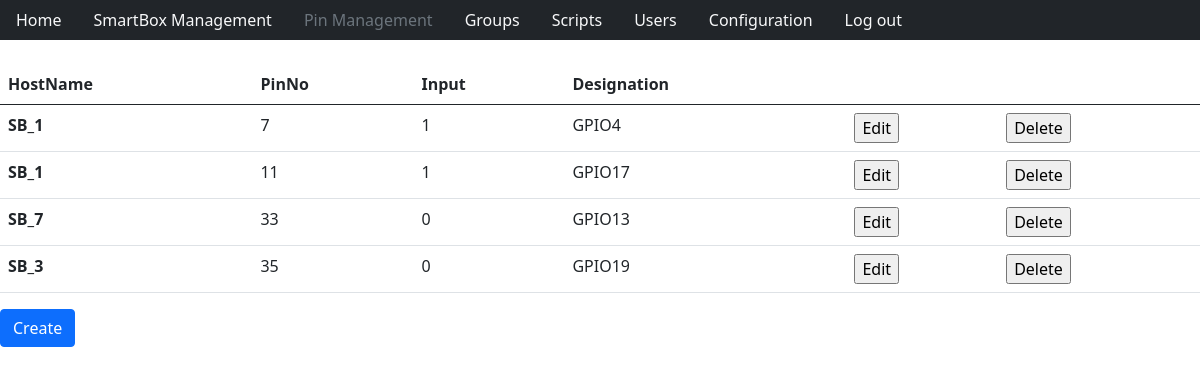
The page /pinManagement.php (signed in) on the database as committed earlier.
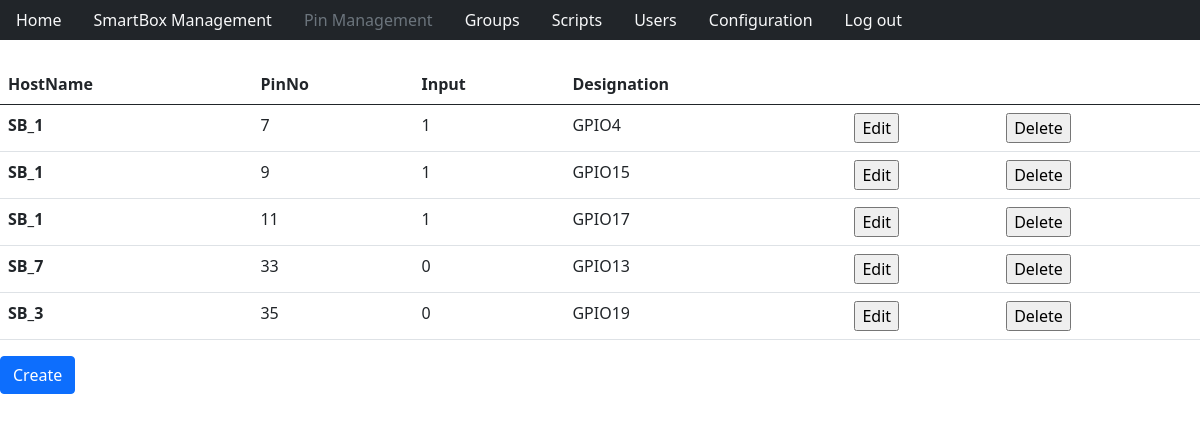
The same page on the database as committed later.
### tables this page shows
CREATE TABLE `pins` (
  `PinNo` int NOT NULL AUTO_INCREMENT,
  `HostName` varchar(16) DEFAULT NULL,
  `Input` int DEFAULT NULL,
  `Designation` varchar(50) DEFAULT NULL,
  PRIMARY KEY (`PinNo`),
  KEY `HostName` (`HostName`),
  CONSTRAINT `pin_ibfk_1` FOREIGN KEY (`HostName`) REFERENCES `smartboxes` (`HostName`) ON UPDATE CASCADE ON DELETE CASCADE
);

### pinManagement.php (the view, shortened to what this page needs)
<?php
    include_once "htmlHead.php";
    include_once "databaseConnect.php";
    include_once "navigationBar.php";
?>
    <body>
        <?php
            $result = $connection->query("SELECT * from pins");
            if ($result) {
                ?>
                <table class="table">
                    <thead>
                        <tr>
                            <th scope="col">HostName</th>
                            <th scope="col">PinNo</th>
                            <th scope="col">Input</th>
                            <th scope="col">Designation</th>
                            <th scope="col"></th>
                            <th scope="col"></th>
                        </tr>
                    </thead>
                    <tbody>
                        <?php while ($row = $result->fetch_assoc()) {?>
                            <tr>
                                <th scope="row"><?= $row["HostName"] ?></th>
                                <td><?= $row["PinNo"] ?></td>
                                <td><?= $row["Input"] ?></td>
                                <td><?= $row["Designation"] ?></td>
                                <td>
                                    <form method="POST">
                                        <input type="submit" value="Edit">
                                    </form>
                                </td>
                                <td>
                                    <form method="POST">
                                        <input type="submit" value="Delete">
                                    </form>
                                </td>
                            </tr>
                        <?php }?>
                    </tbody>
                </table>
<?php
            }  else {
                print "Something went wrong selecting data";
            }
        ?>
    <form action="" method="post">
        <input type="submit" class="btn btn-primary" value="Create"></input>
    </form>
    </body>
</html>

### htmlHead.php (shortened to what this page needs)
<!DOCTYPE html>
<html>
<head>
    <link href="https://cdn.jsdelivr.net/npm/bootstrap@5.0.2/dist/css/bootstrap.min.css" rel="stylesheet">
</head>

### navigationBar.php
<ul class="nav bg-dark">
    <?php
        function addNavLink($pageLink,$pageText){
            $explodedLink=explode("/",$_SERVER["REQUEST_URI"]);
            $sizeExpLinkArray = sizeof($explodedLink);
            if($pageLink == $explodedLink[$sizeExpLinkArray-1])
            {
                ?>
                <li class="nav-item">
                    <a class="nav-link disabled" aria-current="page" href="<?=$pageLink?>"><?=$pageText?></a>
                </li>
                <?php
            }
            else {
                ?>
                <li class="nav-item">
                    <a class="nav-link text-light" aria-current="page" href="<?=$pageLink?>"><?=$pageText?></a>
                </li>
                <?php
            }
        }
            $navigationLinks=["index.php"=>"Home", "sbManagement.php"=>"SmartBox Management", "pinManagement.php"=>"Pin Management", "groups.php"=>"Groups", "script.php"=>"Scripts", "userManagement.php"=>"Users", "userConfiguration.php"=>"Configuration"];
            foreach ($navigationLinks as $key => $value) {
                    addNavLink($key,$value);
            }
    ?>
    <div class="float-end">
        <li class="nav-item">
            <a class="nav-link active text-light" aria-current="page" href="logout.php">Log out</a>
        </li>
    </div>
</ul>
<br>

Rows that differ between the two databases and show on the page:
added pins: HostName "SB_1", PinNo "9", Input "1", Designation "GPIO15"
